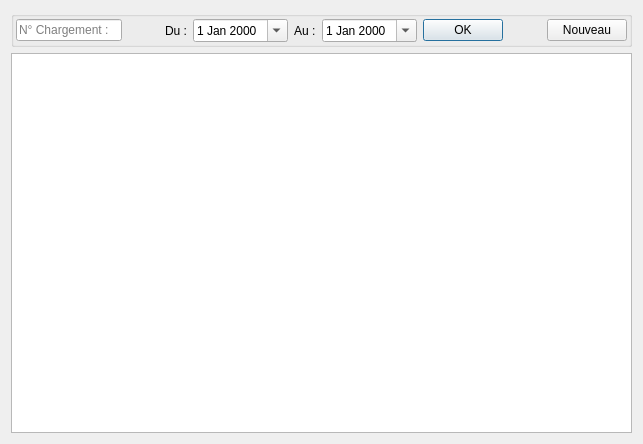
<?xml version="1.0" encoding="UTF-8"?>
<ui version="4.0">
 <class>UIChargementListView</class>
 <widget class="QDialog" name="UIChargementListView">
  <property name="geometry">
   <rect>
    <x>0</x>
    <y>0</y>
    <width>643</width>
    <height>444</height>
   </rect>
  </property>
  <property name="windowTitle">
   <string>Dialog</string>
  </property>
  <layout class="QVBoxLayout" name="verticalLayout">
   <item>
    <widget class="QGroupBox" name="groupBox">
     <property name="title">
      <string/>
     </property>
     <layout class="QHBoxLayout" name="horizontalLayout_2">
      <property name="leftMargin">
       <number>2</number>
      </property>
      <property name="topMargin">
       <number>2</number>
      </property>
      <property name="rightMargin">
       <number>2</number>
      </property>
      <property name="bottomMargin">
       <number>2</number>
      </property>
      <item>
       <widget class="QLineEdit" name="numChargementLineEdit">
        <property name="placeholderText">
         <string>N° Chargement :</string>
        </property>
       </widget>
      </item>
      <item>
       <spacer name="horizontalSpacer">
        <property name="orientation">
         <enum>Qt::Horizontal</enum>
        </property>
        <property name="sizeHint" stdset="0">
         <size>
          <width>40</width>
          <height>20</height>
         </size>
        </property>
       </spacer>
      </item>
      <item>
       <layout class="QHBoxLayout" name="horizontalLayout">
        <item>
         <widget class="QLabel" name="label">
          <property name="text">
           <string>Du :</string>
          </property>
         </widget>
        </item>
        <item>
         <widget class="QDateEdit" name="duDateEdit">
          <property name="calendarPopup">
           <bool>true</bool>
          </property>
         </widget>
        </item>
        <item>
         <widget class="QLabel" name="label_2">
          <property name="text">
           <string>Au :</string>
          </property>
         </widget>
        </item>
        <item>
         <widget class="QDateEdit" name="auDateEdit">
          <property name="calendarPopup">
           <bool>true</bool>
          </property>
         </widget>
        </item>
       </layout>
      </item>
      <item>
       <widget class="QPushButton" name="okButton">
        <property name="text">
         <string>OK</string>
        </property>
       </widget>
      </item>
      <item>
       <spacer name="horizontalSpacer_2">
        <property name="orientation">
         <enum>Qt::Horizontal</enum>
        </property>
        <property name="sizeHint" stdset="0">
         <size>
          <width>40</width>
          <height>20</height>
         </size>
        </property>
       </spacer>
      </item>
      <item>
       <widget class="QPushButton" name="newButton">
        <property name="text">
         <string>Nouveau</string>
        </property>
       </widget>
      </item>
     </layout>
    </widget>
   </item>
   <item>
    <widget class="QTableView" name="tableView"/>
   </item>
  </layout>
 </widget>
 <resources/>
 <connections/>
</ui>
